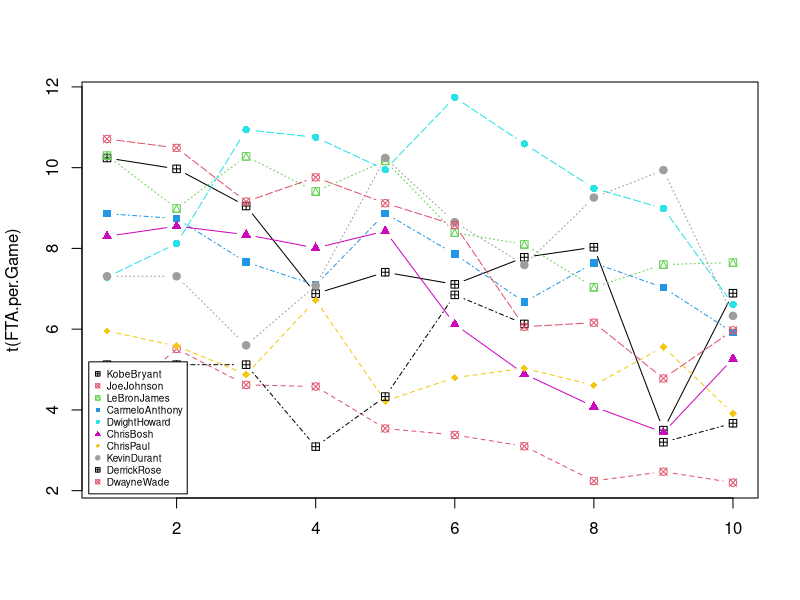
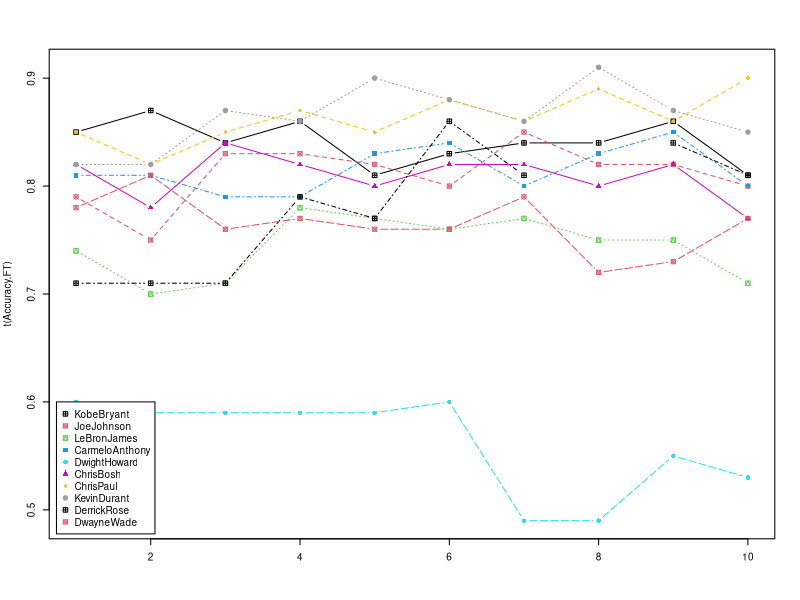
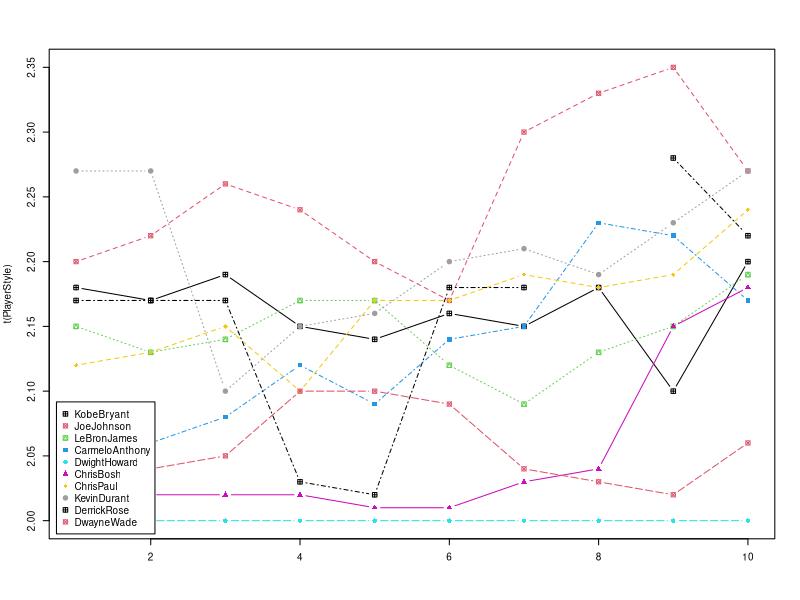

R code for these plots, in order:
# You have been supplied data for two more additional in-game statistics:
# -Free Throws
# -Free Throws Attempts

# You need to create three plots that portray the following insights:
# -Free Throw Attemts per game
# -Accuracy of Free Throws
# -Player playing style (2 vs 3 pionts preference) excluding free throws (each one is one point)
#
# The data have been supplied in the form of vectors. You will have to create the two 
# matrices before you proceed with the analysis. 

# Matrices:
# - FreeThrows
# - FreeThrowAttempts
#


#Copyright: These datasets were prepared using publicly available data.
#           However, theses scripts are subject to Copyright Laws. 
#           If you wish to use these R scripts outside of the R Programming Course
#           by Kirill Eremenko, you may do so by referencing www.superdatascience.com in your work.

#Comments:
#Seasons are labeled based on the first year in the season
#E.g. the 2012-2013 season is preseneted as simply 2012

#Notes and Corrections to the data:
#Kevin Durant: 2006 - College Data Used
#Kevin Durant: 2005 - Proxied With 2006 Data
#Derrick Rose: 2012 - Did Not Play
#Derrick Rose: 2007 - College Data Used
#Derrick Rose: 2006 - Proxied With 2007 Data
#Derrick Rose: 2005 - Proxied With 2007 Data

#Seasons
Seasons <- c("2005","2006","2007","2008","2009","2010","2011","2012","2013","2014")

#Players
Players <- c("KobeBryant","JoeJohnson","LeBronJames","CarmeloAnthony","DwightHoward","ChrisBosh","ChrisPaul","KevinDurant","DerrickRose","DwayneWade")

#Free Throws
KobeBryant_FT <- c(696,667,623,483,439,483,381,525,18,196)
JoeJohnson_FT <- c(261,235,316,299,220,195,158,132,159,141)
LeBronJames_FT <- c(601,489,549,594,593,503,387,403,439,375)
CarmeloAnthony_FT <- c(573,459,464,371,508,507,295,425,459,189)
DwightHoward_FT <- c(356,390,529,504,483,546,281,355,349,143)
ChrisBosh_FT <- c(474,463,472,504,470,384,229,241,223,179)
ChrisPaul_FT <- c(394,292,332,455,161,337,260,286,295,289)
KevinDurant_FT <- c(209,209,391,452,756,594,431,679,703,146)
DerrickRose_FT <- c(146,146,146,197,259,476,194,0,27,152)
DwayneWade_FT <- c(629,432,354,590,534,494,235,308,189,284)

#Matrix
FreeThrows <- rbind(KobeBryant_FT, JoeJohnson_FT, LeBronJames_FT, CarmeloAnthony_FT, DwightHoward_FT,
                      ChrisBosh_FT, ChrisPaul_FT, KevinDurant_FT, DerrickRose_FT, DwayneWade_FT)

# Removing the previose variables
rm(KobeBryant_FT, JoeJohnson_FT, LeBronJames_FT, CarmeloAnthony_FT, DwightHoward_FT,
   ChrisBosh_FT, ChrisPaul_FT, KevinDurant_FT, DerrickRose_FT, DwayneWade_FT)

# Naming the rows
rownames(FreeThrows) <- Players
# Naming the columns
colnames(FreeThrows) <- Seasons

FreeThrows


#Free Throw Attempts
KobeBryant_FTA <- c(819,768,742,564,541,583,451,626,21,241)
JoeJohnson_FTA <- c(330,314,379,362,269,243,186,161,195,176)
LeBronJames_FTA <- c(814,701,771,762,773,663,502,535,585,528)
CarmeloAnthony_FTA <- c(709,568,590,468,612,605,367,512,541,237)
DwightHoward_FTA <- c(598,666,897,849,816,916,572,721,638,271)
ChrisBosh_FTA <- c(581,590,559,617,590,471,279,302,272,232)
ChrisPaul_FTA <- c(465,357,390,524,190,384,302,323,345,321)
KevinDurant_FTA <- c(256,256,448,524,840,675,501,750,805,171)
DerrickRose_FTA <- c(205,205,205,250,338,555,239,0,32,187)
DwayneWade_FTA <- c(803,535,467,771,702,652,297,425,258,370)

#Matrix
FreeThrowsAttempts <- rbind(KobeBryant_FTA, JoeJohnson_FTA, LeBronJames_FTA, CarmeloAnthony_FTA, DwightHoward_FTA,
                      ChrisBosh_FTA, ChrisPaul_FTA, KevinDurant_FTA, DerrickRose_FTA, DwayneWade_FTA)

# Removing the previose variables
rm(KobeBryant_FTA, JoeJohnson_FTA, LeBronJames_FTA, CarmeloAnthony_FTA, DwightHoward_FTA,
   ChrisBosh_FTA, ChrisPaul_FTA, KevinDurant_FTA, DerrickRose_FTA, DwayneWade_FTA)

# Renaming the columns
colnames(FreeThrowsAttempts) <- Seasons

FreeThrowsAttempts

#Points
KobeBryant_PTS <- c(2832,2430,2323,2201,1970,2078,1616,2133,83,782)
JoeJohnson_PTS <- c(1653,1426,1779,1688,1619,1312,1129,1170,1245,1154)
LeBronJames_PTS <- c(2478,2132,2250,2304,2258,2111,1683,2036,2089,1743)
CarmeloAnthony_PTS <- c(2122,1881,1978,1504,1943,1970,1245,1920,2112,966)
DwightHoward_PTS <- c(1292,1443,1695,1624,1503,1784,1113,1296,1297,646)
ChrisBosh_PTS <- c(1572,1561,1496,1746,1678,1438,1025,1232,1281,928)
ChrisPaul_PTS <- c(1258,1104,1684,1781,841,1268,1189,1186,1185,1564)
KevinDurant_PTS <- c(903,903,1624,1871,2472,2161,1850,2280,2593,686)
DerrickRose_PTS <- c(597,597,597,1361,1619,2026,852,0,159,904)
DwayneWade_PTS <- c(2040,1397,1254,2386,2045,1941,1082,1463,1028,1331)
#Matrix
Points <- rbind(KobeBryant_PTS, JoeJohnson_PTS, LeBronJames_PTS, CarmeloAnthony_PTS, DwightHoward_PTS, ChrisBosh_PTS, ChrisPaul_PTS, KevinDurant_PTS, DerrickRose_PTS, DwayneWade_PTS)
rm(KobeBryant_PTS, JoeJohnson_PTS, LeBronJames_PTS, CarmeloAnthony_PTS, DwightHoward_PTS, ChrisBosh_PTS, ChrisPaul_PTS, KevinDurant_PTS, DerrickRose_PTS, DwayneWade_PTS)
colnames(Points) <- Seasons
rownames(Points) <- Players


#Field Goals
KobeBryant_FG <- c(978,813,775,800,716,740,574,738,31,266)
JoeJohnson_FG <- c(632,536,647,620,635,514,423,445,462,446)
LeBronJames_FG <- c(875,772,794,789,768,758,621,765,767,624)
CarmeloAnthony_FG <- c(756,691,728,535,688,684,441,669,743,358)
DwightHoward_FG <- c(468,526,583,560,510,619,416,470,473,251)
ChrisBosh_FG <- c(549,543,507,615,600,524,393,485,492,343)
ChrisPaul_FG <- c(407,381,630,631,314,430,425,412,406,568)
KevinDurant_FG <- c(306,306,587,661,794,711,643,731,849,238)
DerrickRose_FG <- c(208,208,208,574,672,711,302,0,58,338)
DwayneWade_FG <- c(699,472,439,854,719,692,416,569,415,509)
#Matrix
FieldGoals <- rbind(KobeBryant_FG, JoeJohnson_FG, LeBronJames_FG, CarmeloAnthony_FG, DwightHoward_FG, ChrisBosh_FG, ChrisPaul_FG, KevinDurant_FG, DerrickRose_FG, DwayneWade_FG)
rm(KobeBryant_FG, JoeJohnson_FG, LeBronJames_FG, CarmeloAnthony_FG, DwightHoward_FG, ChrisBosh_FG, ChrisPaul_FG, KevinDurant_FG, DerrickRose_FG, DwayneWade_FG)
colnames(FieldGoals) <- Seasons
rownames(FieldGoals) <- Players

#Games 
KobeBryant_G <- c(80,77,82,82,73,82,58,78,6,35)
JoeJohnson_G <- c(82,57,82,79,76,72,60,72,79,80)
LeBronJames_G <- c(79,78,75,81,76,79,62,76,77,69)
CarmeloAnthony_G <- c(80,65,77,66,69,77,55,67,77,40)
DwightHoward_G <- c(82,82,82,79,82,78,54,76,71,41)
ChrisBosh_G <- c(70,69,67,77,70,77,57,74,79,44)
ChrisPaul_G <- c(78,64,80,78,45,80,60,70,62,82)
KevinDurant_G <- c(35,35,80,74,82,78,66,81,81,27)
DerrickRose_G <- c(40,40,40,81,78,81,39,0,10,51)
DwayneWade_G <- c(75,51,51,79,77,76,49,69,54,62)
#Matrix
Games <- rbind(KobeBryant_G, JoeJohnson_G, LeBronJames_G, CarmeloAnthony_G, DwightHoward_G, ChrisBosh_G, ChrisPaul_G, KevinDurant_G, DerrickRose_G, DwayneWade_G)
rm(KobeBryant_G, JoeJohnson_G, CarmeloAnthony_G, DwightHoward_G, ChrisBosh_G, LeBronJames_G, ChrisPaul_G, DerrickRose_G, DwayneWade_G, KevinDurant_G)
colnames(Games) <- Seasons
rownames(Games) <- Players


# ------------ VISUALIZATION ------------------
# 1 -Matrix
# -Free Throw Attemts per game 
FTA.per.Game <- round(FreeThrowsAttempts/Games, 2)
FTA.per.Game

# 1 -Visualization
matplot(t(FTA.per.Game), type = "b", col = 1:10, pch = 12:19)
par(cex=0.6)
legend("bottomleft", inset = 0.01, legend = Players[1:10], col = c(1:10), pch = 12:19, horiz = F)

# 2 -Matrix
# -Accuracy of Free Throws
Accuracy.FT <- round(FreeThrows /FreeThrowsAttempts, 2)
Accuracy.FT

# 2 -Visualization
matplot(t(Accuracy.FT), type = "b", col = 1:10, pch = 12:19)
par(cex=0.6)
legend("bottomleft", inset = 0.01, legend = Players[1:10], col = c(1:10), pch = 12:19, horiz = F)


# 3 -Matrix
# Player playing style (2 vs 3 pionts preference) excluding free throws (each one is one point)
PlayerStyle <- round((Points - FreeThrows) / FieldGoals, 2)
PlayerStyle

# 3 -Visualization
matplot(t(PlayerStyle), type = "b", col = 1:10, pch = 12:19)
par(cex=0.6)
legend("bottomleft", inset = 0.01, legend = Players[1:10], col = c(1:10), pch = 12:19, horiz = F)


